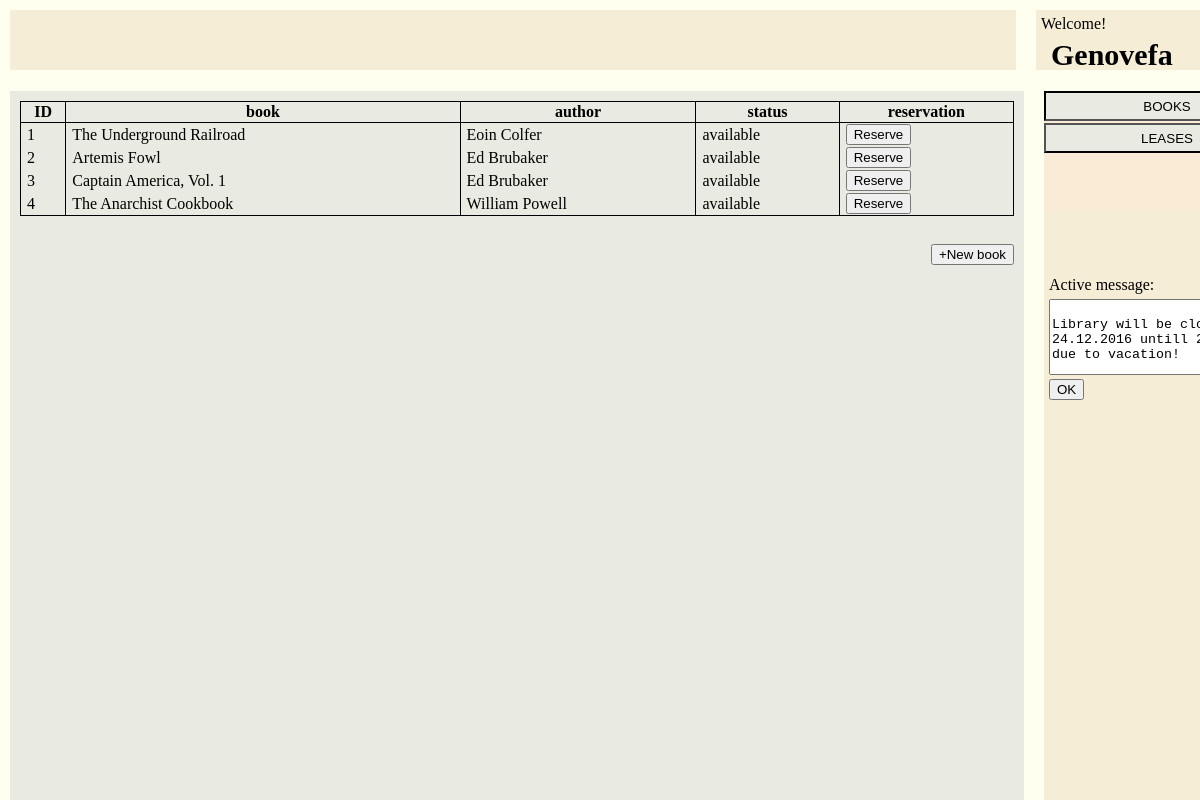
Page /library/books/ (signed in) on the earlier database version.
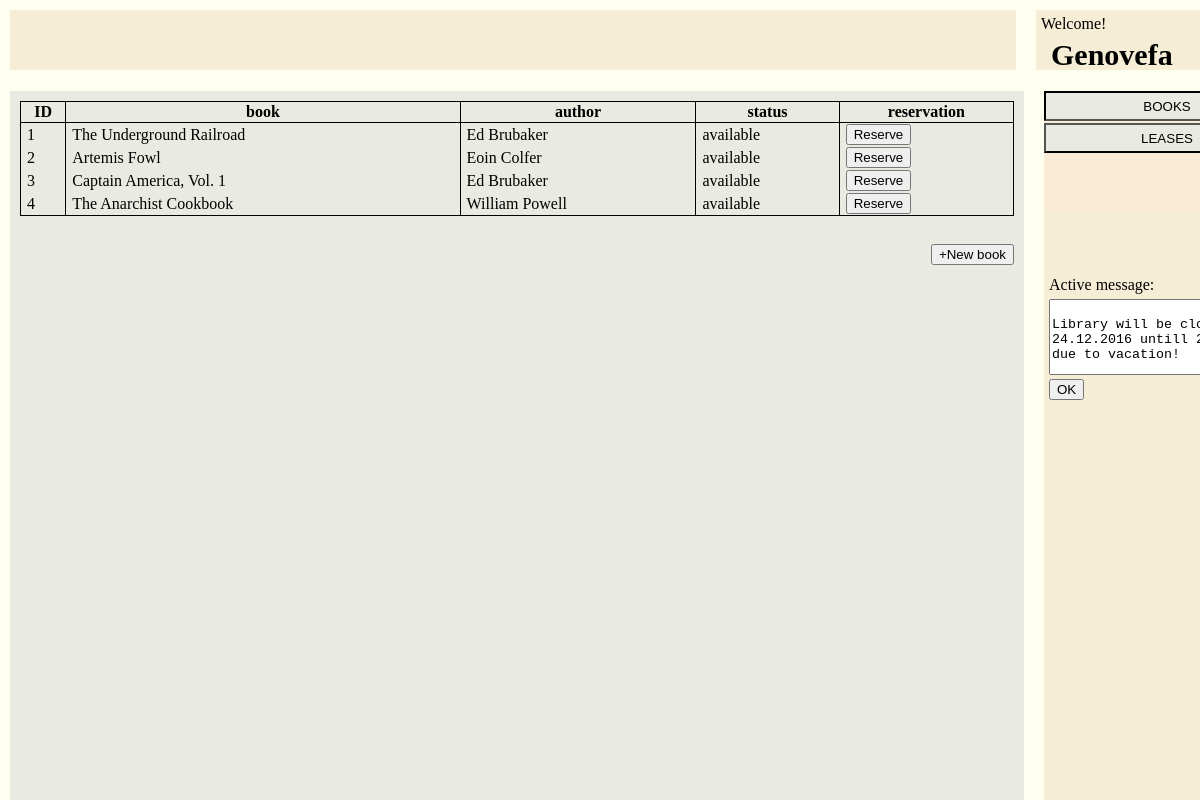
Same page on the later database version.
### library/models.py (models this page shows, shortened)
class Book(models.Model):
	title = models.CharField(max_length=100, null=False)
	added_date = models.DateTimeField(default=datetime.now())
	author = models.ForeignKey(Author,on_delete=models.SET_NULL,null=True)
	genre = models.CharField(max_length=10,null=True)
	available = models.BooleanField(default=True)

class Author(models.Model):
	firstName=models.CharField(max_length=100, null=False)
	lastName=models.CharField(max_length=100, null=False)

### library/views.py (the view)
# urls.py: url(r'books/$', views.books, name='books'),
@login_required(login_url='/library/')
def books(request):
	user = request.user
	if request.method=='GET':
		template=loader.get_template('books.html')
		books_list = Book.objects.all()
		if user.groups.filter(name='Librarian').exists():
			role='Librarian'
		elif user.groups.filter(name='User').exists():
			role='User'
		else:
			logger.error("Unknown user role.")
		context = {
			"role": role,
			"books_list": books_list
		}
		return HttpResponse(template.render(context, request))

### library/templates/books.html (shortened to what this page needs)
{% load static %}
<!DOCTYPE html>
<html>
<head>
	<link rel="stylesheet" type="text/css" href="{% static 'library/styles.css' %}">
</head>
<body>
<div id="div-top">
	<div class="fifthL" id="message-board-div">
	</div>
	<div class="fifthR" id="user-info-div">
		<div id="user-info">
			Welcome!<br>
			<h3>Genovefa</h3>
		</div>
	</div>
</div>
<div id="div-bottom">
	<div class="fifthL" id="content">
		<table>
			<tr>
				<th>ID</th>
				<th>book</th>
				<th>author</th>
				<th>status</th>
				{% if role == 'Librarian' %}
					<th>active?</th>
				{% elif role == 'User' %}
					<th>reservation</th>
				{% endif %}
			</tr>
			{% if books_list %}
				{% for book in books_list %}
					<tr>
						<td>{{book.id}}</td>
						<td>{{book.title}}</td>
						<td>{{book.author.firstName}} {{book.author.lastName}}</td>
						<td>{% if book.available %} available {% else %} leased or reserved {% endif %}</td>
						{% if role == 'Librarian' %}
							<td><input id="cb2" type="checkbox" checked="checked"></td>
						{% elif role == 'User' %}
							<td>
								<form id="reserveForm{{book.id}}" action="reserve/{{book.id}}/" method="post">
									<input id="reserveButton{{book.id}}" type="submit" value="Reserve" {% if not book.available %}disabled{% endif %}/>
								</form>
							</td>
						{% endif %}
					</tr>
				{% endfor %}
			{% endif %}
		</table>
        <br>
		<a onclick="return popitup('/library/books/add')">
        	<button class="tableButton" id="newBookButton">+New book</button>
		</a>
	</div>
	<div class="fifthR" id="sidebar">
		<div id="menu">
			<a href="../books">
				<button class="active" id="booksButton">BOOKS</button>
			</a>
			<a href="../leases">
				<button id="leasesButton">LEASES</button>
			</a>
		</div>
		<div id="side-boxes">
			<div id="active-message-div">
				Active message:<br>
				<textarea id="active-message">
							Library will be closed from 24.12.2016 untill 2.1.2017 due to vacation!
						</textarea>
				<button id="confirmActiveMessage">OK</button>
			</div>
		</div>
	</div>
</div>
</body>
</html>

Differences in the rows shown:
changed Book "The Underground Railroad": author.firstName "Eoin" → "Ed"; author.lastName "Colfer" → "Brubaker"
changed Book "Artemis Fowl": author.firstName "Ed" → "Eoin"; author.lastName "Brubaker" → "Colfer"
